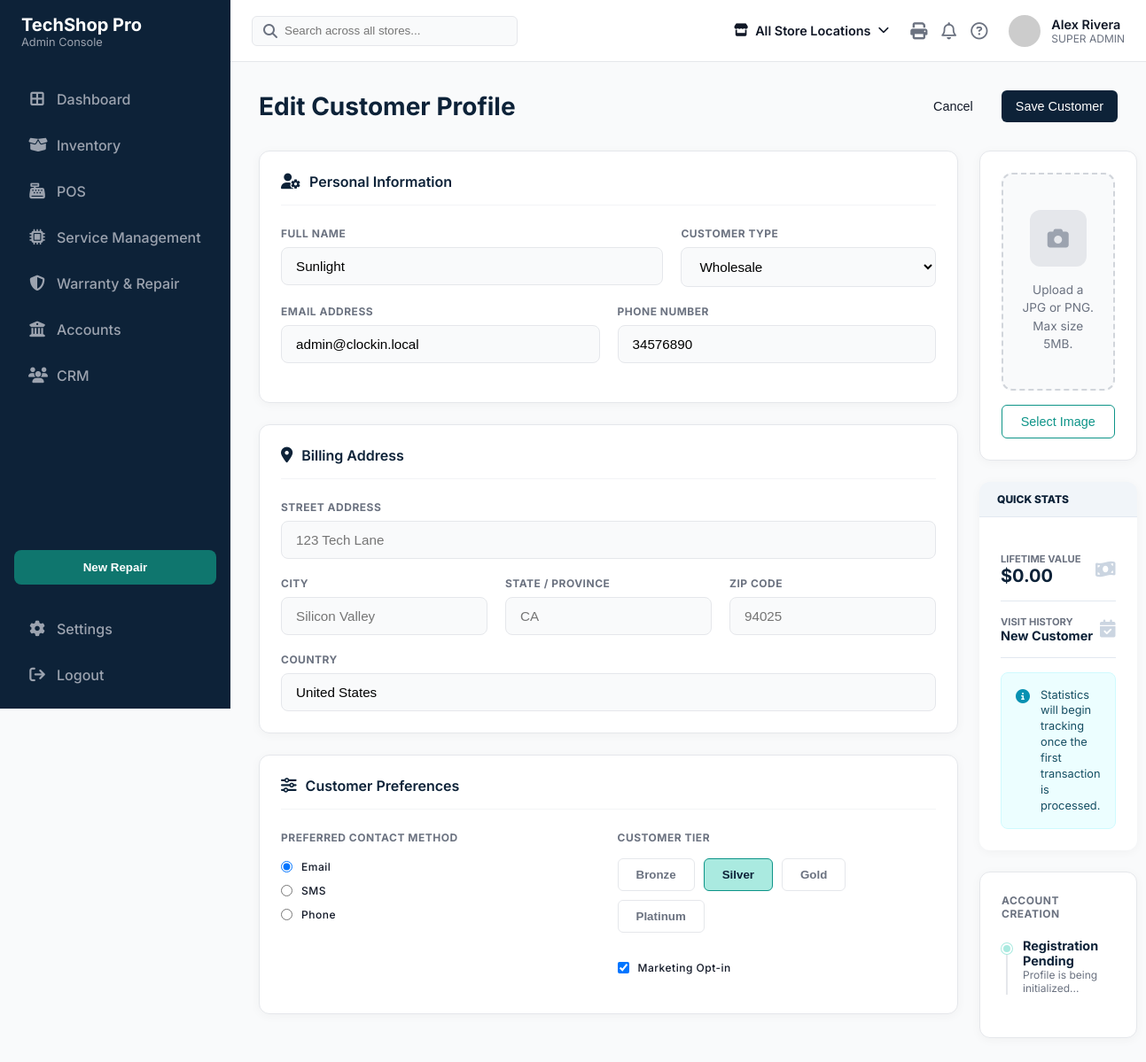
Page /add_customer.php?id=1 on the committed database.
### tables this page shows
CREATE TABLE `customers` (
  `id` int(11) NOT NULL AUTO_INCREMENT,
  `full_name` varchar(100) NOT NULL,
  `customer_type` varchar(50) DEFAULT NULL,
  `phone` varchar(20) DEFAULT NULL,
  `street_address` text DEFAULT NULL,
  `city` varchar(100) DEFAULT NULL,
  `state_province` varchar(100) DEFAULT NULL,
  `zip_code` varchar(20) DEFAULT NULL,
  `country` varchar(100) DEFAULT NULL,
  `preferred_contact_method` varchar(20) DEFAULT NULL,
  `customer_tier` varchar(20) DEFAULT NULL,
  `marketing_opt_in` tinyint(1) DEFAULT 0,
  `profile_photo` varchar(255) DEFAULT NULL,
  `email` varchar(100) DEFAULT NULL,
  `created_at` timestamp NOT NULL DEFAULT current_timestamp(),
  PRIMARY KEY (`id`)
);

### add_customer.php (the view, shortened to what this page needs)
<?php
require 'config.php';
include 'includes/header.php';
$is_edit = isset($_GET['id']);
$customer_data = null;
if ($is_edit) {
    $id = intval($_GET['id']);
    $res = $conn->query("SELECT * FROM customers WHERE id = $id");
    if ($res) {
        $customer_data = $res->fetch_assoc();
    }
}
?>
<div class="page-container">
    <form id="customerForm">
        <div class="form-header">
            <div class="page-title-area">
                <h2><?= $is_edit ? 'Edit Customer Profile' : 'New Customer Profile' ?></h2>
            </div>
            <div class="header-actions">
                <button type="button" class="btn btn-outline" style="border:none;" onclick="window.location.href='crm.php'">Cancel</button>
                <button type="submit" class="btn btn-primary" id="saveBtn">Save Customer</button>
            </div>
        </div>
        <div class="product-form-grid">
            <div class="form-main">
                <div class="form-card">
                    <div class="card-title">
                        <i class="fa-solid fa-user-gear"></i> Personal Information
                    </div>
                    <div class="form-row">
                        <div class="form-group" style="flex: 1.5;">
                            <label>Full Name</label>
                            <input type="text" name="full_name" placeholder="John Doe" required value="<?= $is_edit ? htmlspecialchars($customer_data['full_name']) : '' ?>">
                        </div>
                        <div class="form-group">
                            <label>Customer Type</label>
                            <select name="customer_type">
                                <option value="Wholesale" <?= ($is_edit && $customer_data['customer_type'] == 'Wholesale') ? 'selected' : '' ?>>Wholesale</option>
                            </select>
                        </div>
                    </div>
                    <div class="form-row">
                        <div class="form-group">
                            <label>Email Address</label>
                            <input type="email" name="email" placeholder="john.doe@example.com" value="<?= $is_edit ? htmlspecialchars($customer_data['email']) : '' ?>">
                        </div>
                        <div class="form-group">
                            <label>Phone Number</label>
                            <input type="text" name="phone" placeholder="+1 (555) 000-0000" value="<?= $is_edit ? htmlspecialchars($customer_data['phone']) : '' ?>">
                        </div>
                    </div>
                </div>
                <div class="form-card">
                    <div class="card-title">
                        <i class="fa-solid fa-location-dot"></i> Billing Address
                    </div>
                    <div class="form-group" style="margin-bottom: 20px;">
                        <label>Street Address</label>
                        <input type="text" name="street_address" placeholder="123 Tech Lane" value="<?= $is_edit ? htmlspecialchars($customer_data['street_address']) : '' ?>">
                    </div>
                    <div class="form-row">
                        <div class="form-group" style="flex: 2;">
                            <label>City</label>
                            <input type="text" name="city" placeholder="Silicon Valley" value="<?= $is_edit ? htmlspecialchars($customer_data['city']) : '' ?>">
                        </div>
                        <div class="form-group">
                            <label>State / Province</label>
                            <input type="text" name="state_province" placeholder="CA" value="<?= $is_edit ? htmlspecialchars($customer_data['state_province']) : '' ?>">
                        </div>
                        <div class="form-group">
                            <label>Zip Code</label>
                            <input type="text" name="zip_code" placeholder="94025" value="<?= $is_edit ? htmlspecialchars($customer_data['zip_code']) : '' ?>">
                        </div>
                    </div>
                    <div class="form-group">
                        <label>Country</label>
                        <input type="text" name="country" placeholder="United States" value="<?= $is_edit ? htmlspecialchars($customer_data['country']) : 'United States' ?>">
                    </div>
                </div>
                <div class="form-card">
                    <div class="card-title">
                        <i class="fa-solid fa-sliders"></i> Customer Preferences
                    </div>
                    <div class="form-row">
                        <div class="form-group">
                            <label>Preferred Contact Method</label>
                            <div style="display: flex; flex-direction: column; gap: 12px; margin-top: 10px;">
                                <label style="display: flex; align-items: center; gap: 10px; font-weight: 500; text-transform: none; color: var(--text-primary); cursor: pointer;">
                                    <input type="radio" name="preferred_contact_method" value="Email" <?= (!$is_edit || ($customer_data['preferred_contact_method'] ?? 'Email') == 'Email') ? 'checked' : '' ?>> Email
                                </label>
                                <label style="display: flex; align-items: center; gap: 10px; font-weight: 500; text-transform: none; color: var(--text-primary); cursor: pointer;">
                                    <input type="radio" name="preferred_contact_method" value="SMS" <?= (($customer_data['preferred_contact_method'] ?? '') == 'SMS') ? 'checked' : '' ?>> SMS
                                </label>
                                <label style="display: flex; align-items: center; gap: 10px; font-weight: 500; text-transform: none; color: var(--text-primary); cursor: pointer;">
                                    <input type="radio" name="preferred_contact_method" value="Phone" <?= (($customer_data['preferred_contact_method'] ?? '') == 'Phone') ? 'checked' : '' ?>> Phone
                                </label>
                            </div>
                        </div>
                        <div class="form-group">
                            <label>Customer Tier</label>
                            <div class="tier-group">
                                <button type="button" class="tier-btn <?= ($is_edit && $customer_data['customer_tier'] == 'Bronze') ? 'active' : '' ?>" onclick="selectTier('Bronze', this)">Bronze</button>
                                <button type="button" class="tier-btn <?= (!$is_edit || ($customer_data['customer_tier'] ?? 'Silver') == 'Silver') ? 'active' : '' ?>" onclick="selectTier('Silver', this)">Silver</button>
                                <button type="button" class="tier-btn <?= ($is_edit && $customer_data['customer_tier'] == 'Gold') ? 'active' : '' ?>" onclick="selectTier('Gold', this)">Gold</button>
                                <button type="button" class="tier-btn <?= ($is_edit && $customer_data['customer_tier'] == 'Platinum') ? 'active' : '' ?>" onclick="selectTier('Platinum', this)">Platinum</button>
                            </div>
                            <label style="display: flex; align-items: center; gap: 10px; font-weight: 500; text-transform: none; color: var(--text-primary); margin-top: 24px; cursor: pointer;">
                                <input type="checkbox" name="marketing_opt_in" value="1" <?= (!$is_edit || ($customer_data['marketing_opt_in'] ?? 1)) ? 'checked' : '' ?>> Marketing Opt-in
                            </label>
                        </div>
                    </div>
                </div>
            </div>
            <div class="form-sidebar">
                <div class="form-card">
                    <div class="photo-upload-container" onclick="document.getElementById('photoInput').click()">
                        <div class="photo-upload-placeholder"><i class="fa-solid fa-camera"></i></div>
                        <div class="photo-upload-text">Upload a JPG or PNG. Max size 5MB.</div>
                    </div>
                    <button type="button" class="btn btn-outline" style="width: 100%; border-color: #0d9488; color: #0d9488; justify-content: center;" onclick="document.getElementById('photoInput').click()">Select Image</button>
                </div>
                <div class="form-card stats-card" style="padding: 0; overflow: hidden;">
                    <div style="padding: 12px 20px; font-size: 0.75rem; font-weight: 800; color: var(--sidebar-bg); text-transform: uppercase;">Quick Stats</div>
                    <div style="background: white; padding: 24px; border-top: 1px solid #e2e8f0;">
                        <div class="stat-row">
                            <div class="stat-info">
                                <div class="label">Lifetime Value</div>
                                <div class="value">$0.00</div>
                            </div>
                            <i class="fa-solid fa-money-bill-wave" style="color: #cbd5e1; font-size: 1.25rem;"></i>
                        </div>
                        <div class="stat-row">
                            <div class="stat-info">
                                <div class="label">Visit History</div>
                                <div class="value" style="font-size: 0.9rem;">New Customer</div>
                            </div>
                            <i class="fa-solid fa-calendar-check" style="color: #cbd5e1; font-size: 1.25rem;"></i>
                        </div>
                        <div class="info-alert">
                            <i class="fa-solid fa-circle-info"></i>
                            <p>Statistics will begin tracking once the first transaction is processed.</p>
                        </div>
                    </div>
                </div>
                <div class="form-card">
                    <div style="font-size: 0.75rem; font-weight: 700; color: var(--text-secondary); text-transform: uppercase; margin-bottom: 20px; letter-spacing: 0.5px;">Account Creation</div>
                    <div class="timeline">
                        <div class="timeline-item">
                            <div class="timeline-dot"></div>
                            <div class="timeline-content">
                                <div class="title">Registration Pending</div>
                                <div class="desc">Profile is being initialized...</div>
                            </div>
                        </div>
                    </div>
                </div>
            </div>
        </div>
    </form>
</div>
</main>
</div>
</body>
</html>

### assets/css/style.css (style rules this page uses)
:root { --navbar-bg: #ffffff; --sidebar-bg: #0d2238; --sidebar-hover: #1b3855; --primary-accent: #aaeae0; --text-primary: #111827; --text-secondary: #6b7280; --text-sidebar: #9ca3af; --bg-light: #f9fafb; --border-color: #e5e7eb; --success: #10b981; --danger: #ef4444; --warning: #f59e0b; --info: #3b82f6; --font-family: 'Inter', sans-serif; --sidebar-width: 260px; --header-height: 70px; --card-shadow: 0 4px 6px -1px rgba(0, 0, 0, 0.05), 0 2px 4px -1px rgba(0, 0, 0, 0.03); }
* { margin: 0; padding: 0; box-sizing: border-box; }
body { font-family: var(--font-family); background-color: var(--bg-light); color: var(--text-primary); overflow-x: hidden; }
h1, h2, h3, h4, h5, h6 { font-weight: 600; }
.header-actions { display: flex; gap: 16px; color: var(--text-secondary); }
.page-container { padding: 32px; }
.btn { padding: 10px 16px; border-radius: 6px; border: none; cursor: pointer; font-weight: 500; font-size: 0.9rem; display: inline-flex; align-items: center; gap: 8px; transition: all 0.2s; }
.btn-primary { background: var(--sidebar-bg); color: white; }
.btn-outline { background: transparent; border: 1px solid var(--border-color); color: var(--text-primary); }

### add_customer.php (style rules this page uses)
.form-header { display: flex; justify-content: space-between; align-items: center; margin-bottom: 32px; }
.page-title-area h2 { font-size: 1.75rem; color: var(--sidebar-bg); font-weight: 700; }
.product-form-grid { display: grid; grid-template-columns: 2fr 1fr; gap: 24px; align-items: start; }
.form-card { background: white; border-radius: 12px; padding: 24px; box-shadow: 0 2px 12px rgba(0,0,0,0.04); border: 1px solid var(--border-color); margin-bottom: 24px; }
.card-title { display: flex; align-items: center; gap: 10px; font-size: 1rem; font-weight: 600; color: var(--sidebar-bg); margin-bottom: 24px; padding-bottom: 16px; border-bottom: 1px solid #f3f4f6; }
.card-title i { color: var(--sidebar-bg); font-size: 1.1rem; }
.form-row { display: flex; gap: 20px; margin-bottom: 20px; }
.form-group { flex: 1; display: flex; flex-direction: column; gap: 8px; }
.form-group label { font-size: 0.75rem; font-weight: 700; color: var(--text-secondary); text-transform: uppercase; letter-spacing: 0.5px; }
.form-group input, .form-group select, .form-group textarea { padding: 12px 16px; border: 1px solid #e5e7eb; border-radius: 8px; font-size: 0.95rem; transition: all 0.2s; background: #f9fafb; }
.photo-upload-container { border: 2px dashed #d1d5db; border-radius: 12px; padding: 40px 20px; text-align: center; background: #f9fafb; cursor: pointer; transition: all 0.2s; margin-bottom: 16px; }
.photo-upload-placeholder { width: 64px; height: 64px; background: #e5e7eb; border-radius: 12px; display: flex; align-items: center; justify-content: center; margin: 0 auto 16px; color: #9ca3af; font-size: 1.5rem; }
.photo-upload-text { font-size: 0.85rem; color: var(--text-secondary); line-height: 1.5; }
.tier-group { display: flex; gap: 10px; flex-wrap: wrap; margin-top: 8px; }
.tier-btn { padding: 10px 20px; border: 1px solid #e5e7eb; border-radius: 6px; background: white; color: var(--text-secondary); font-weight: 600; cursor: pointer; transition: all 0.2s; }
.tier-btn.active { background: #aaeae0; border-color: #0d9488; color: #0d2238; font-weight: 700; }
.stats-card { background: #f1f5f9; border: none; }
.stat-row { display: flex; justify-content: space-between; align-items: center; padding: 16px 0; border-bottom: 1px solid #e2e8f0; }
.stat-info .label { font-size: 0.7rem; font-weight: 700; color: var(--text-secondary); text-transform: uppercase; }
.stat-info .value { font-size: 1.25rem; font-weight: 700; color: var(--sidebar-bg); }
.info-alert { display: flex; gap: 12px; background: #ecfeff; border: 1px solid #cffafe; border-radius: 8px; padding: 16px; margin-top: 16px; }
.info-alert i { color: #0891b2; margin-top: 2px; }
.info-alert p { font-size: 0.8rem; color: #164e63; line-height: 1.4; }
.timeline { position: relative; padding-left: 24px; }
.timeline::before { content: ''; position: absolute; left: 5px; top: 8px; bottom: 0; width: 2px; background: #e5e7eb; }
.timeline-item { position: relative; margin-bottom: 24px; }
.timeline-dot { position: absolute; left: -24px; top: 6px; width: 12px; height: 12px; background: #aaeae0; border: 2px solid white; border-radius: 50%; box-shadow: 0 0 0 1px #aaeae0; z-index: 1; }
.timeline-content .title { font-size: 0.9rem; font-weight: 700; color: var(--sidebar-bg); }
.timeline-content .desc { font-size: 0.75rem; color: var(--text-secondary); }

### rows in the picture
customers: full_name "Sunlight", customer_type "Wholesale", email "admin@clockin.local", phone "34576890", country "United States", preferred_contact_method "☑ Email", preferred_contact_method "☐ SMS", preferred_contact_method "☐ Phone", marketing_opt_in "☑"

### other values in the picture
$user_name "Alex Rivera"
$user_role "SUPER ADMIN"
